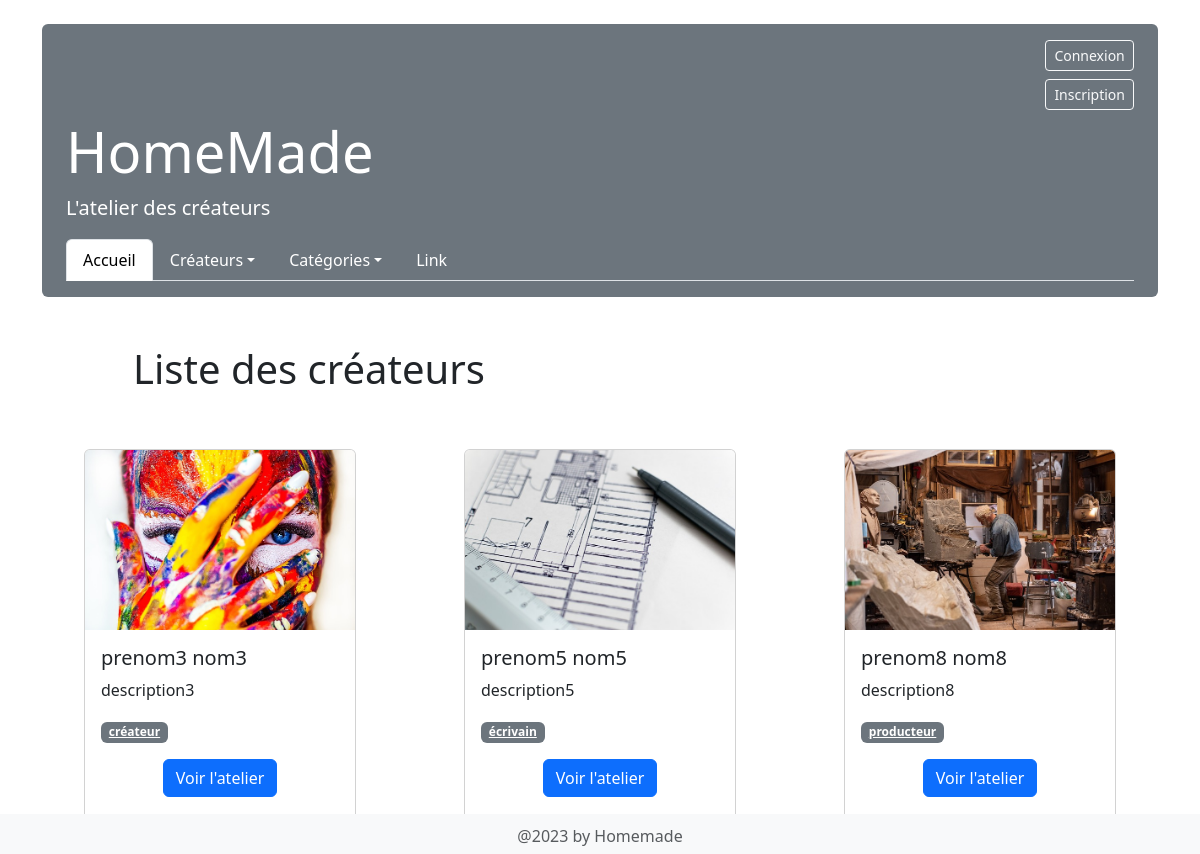
The app's page /creators with its own data.
### tables this page shows
CREATE TABLE `creator` (
  `id` int(11) NOT NULL AUTO_INCREMENT,
  `lastname` varchar(40) NOT NULL,
  `firstname` varchar(40) NOT NULL,
  `brand` varchar(40) DEFAULT NULL,
  `photo` varchar(200) DEFAULT NULL,
  `image` varchar(200) DEFAULT NULL,
  `site_perso` varchar(200) DEFAULT NULL,
  `link_fb` varchar(200) DEFAULT NULL,
  `link_insta` varchar(200) DEFAULT NULL,
  `email` varchar(200) DEFAULT NULL,
  `phone` varchar(10) DEFAULT NULL,
  `description` varchar(200) DEFAULT NULL,
  `status` enum('pending','validated','rejected') NOT NULL DEFAULT 'pending',
  `created_at` timestamp NOT NULL DEFAULT CURRENT_TIMESTAMP,
  `updated_at` timestamp NULL DEFAULT CURRENT_TIMESTAMP ON UPDATE CURRENT_TIMESTAMP,
  `deleted_at` timestamp NULL DEFAULT NULL,
  PRIMARY KEY (`id`),
  UNIQUE KEY `email` (`email`)  
);

### src/Service/View.php (called while the page is built, shortened)
<?php
class View
{
    private static $TEMPLATE_PATH = __DIR__ . "/../template/";
    public static function returnTemplate(string $templateName, array $vars = []): string|false
    {
        if (file_exists(self::$TEMPLATE_PATH . $templateName . ".php")) {
            extract($vars);
            include(self::$TEMPLATE_PATH . $templateName . ".php");
            $template = ob_get_clean();
        } else {
            throw new Exception("Aucun template trouvé pour le nom " . $templateName, 20);
        }
        return $template;
    }
    public static function generateUrl($routeName, $routeArgs = []): string
    {
        return Router::generate($routeName, $routeArgs);
    }
}

### src/Controller/Creator/CreatorIndexController.php (called while the page is built, shortened)
<?php
class CreatorIndexController extends BaseController
{
    public function index(): string|false
    {
        $creators = Creator::findAll();
        return View::returnTemplate('creator/creators', [
            'creators' => $creators,
        ]);
    }
}

### src/Service/Router.php (called while the page is built, shortened)
<?php
class Router
{
    public $currentPath;
    public $currentMethod;
    private static $routes = [
        "main_index" => [
            "",
            "GET",
            "MainController",
            "index"
        ],
        "user_register" => [
            "register",
            "GET|POST",
            "User\RegisterController",
            "register"
        ],
        "user_login" => [
            "login",
            "GET|POST",
            "User\LoginController",
            "login"
        ],
        "user_logout" => [
            "logout",
            "GET",
            "User\LogoutController",
            "logout"
        ],
        "user_emailConfirmation" => [
            "emailConfirmation:token",
            "GET",
            "User\EmailConfirmationController",
            "emailConfirmation"
        ],
        "user_forgotPassword" => [
            "forgotPassword",
            "GET|POST",
            "User\ForgotPasswordController",
            "forgotPassword"
        ],
        "user_resetPassword" => [
            "resetPassword:token",
            "GET|POST",
            "User\ResetPasswordController",
            "resetPassword"
        ],
        "creator_creators" => [
            "creators",
            "GET",
            "Creator\CreatorIndexController",
            "index"
        ],
    ];
    public function __construct(string $currentPath, string $currentMethod)
    {
        $this->currentPath = $currentPath;
        $this->currentMethod = $currentMethod;
    }
    public function dispatch()
    {
        $routeFound = null;
        $matchedValues = [];
        foreach (self::$routes as $routeData) {
            $routePath = $routeData[0];
            $routeAllowedMethod = $routeData[1];
            $pattern = str_replace('/', '\\/', $routePath);
            $pattern = preg_replace('#:' . self::PARAM_REGEX . '#', '(?<$1>[^\/]+)', $pattern);
            if (preg_match('#^\/' . $pattern . '\/?$#', $this->currentPath, $matchedValues) && preg_match("/{$this->currentMethod}/", $routeAllowedMethod)) {
                $routeFound = $routeData;
                break;
            }
        }
        foreach (self::$routes as $routeData) {
            $routePath = $routeData[0];
            $routeAllowedMethod = $routeData[1];
            $pattern = preg_replace(
                '/\//',
                '\\/',
                $routePath
            );
            $pattern = preg_replace(
                self::PARAM_REGEX,
                '(?<$1>[^\/]+)',
                $pattern ?? ''
            );
            $pattern = '/^\/' . $pattern . '\/?$/';
            $pathMatch = preg_match($pattern, $this->currentPath, $matchedValues);
            if ($pathMatch) {
                if (preg_match("/{$this->currentMethod}/", $routeAllowedMethod)) {
                    $routeFound = $routeData;
                    break;
                }
            }
        }
        $method = $routeFound[3];
        $controller = new $controller();
        $result = $controller->$method($matchedValues);
        return $result;
    }
    public static function generate($routeName, $routeArgs = []): string
    {
        $route = self::$routes[$routeName];
        $routePath = $route[0];
        $routeHasParam = preg_match(self::PARAM_REGEX, $routePath, $matchedParams);
        return '/' . $routePath;
    }
}

### src/Service/PDOConnector.php (called while the page is built, shortened)
<?php
class PDOConnector
{
    private static $instance = null;
    private $connection;
    private function __construct()
    {
        try {
            $this->connection = new PDO(
                "mysql:host=" . DATABASE_HOST . ";dbname=" . DATABASE_NAME . "",
                DATABASE_USER,
                DATABASE_ROOT_PASSWORD,
            );
            $this->connection->setAttribute(PDO::ATTR_ERRMODE, PDO::ERRMODE_EXCEPTION);
            $this->connection->setAttribute(PDO::ATTR_EMULATE_PREPARES, false);
        } catch (PDOException $e) {
            print "Erreur !: " . $e->getMessage() . "<br/>";
            die();
        }
    }
    public static function getInstance(): self
    {
        if (is_null(self::$instance)) {
            self::$instance = new PDOConnector();
        }
        return self::$instance;
    }
    public function query($query, array $args = [])
    {
        if ($args !== []) {
            $sth = $this->connection->prepare($query);
            $sth->execute($args);
            if ($sth->errorInfo()[0] != '00000') {
                throw new Exception($sth->errorInfo()[1], $sth->errorInfo()[0]);
            }
            return $this->connection->lastInsertId() !== "0" ? [$sth, $this->connection->lastInsertId()] : [$sth];
        } else {
            return $this->connection->query($query);
        }
    }
}

### src/Model/Creator.php (called while the page is built, shortened)
<?php
class Creator
{
    protected $id;
    protected $lastname;
    protected $firstname;
    protected $image;
    protected $description;
    protected $categories = [];
    public function getId(): int
    {
        return $this->id;
    }
    public function getFullName(): string
    {
        return $this->firstname . ' ' . $this->lastname;
    }
    public function getImage(): string
    {
        return $this->image;
    }
    public function getDescription(): string
    {
        return $this->description;
    }
    public function getCategories(): array
    {
        return (array) $this->categories;
    }
    public static function findAll(): array
    {
        $pdo = PDOConnector::getInstance();
        $request = $pdo->query("
            SELECT creator.*, GROUP_CONCAT(category.name) AS categories
            FROM creator
            JOIN category_creator ON creator.id = category_creator.id_creator
            JOIN category ON category_creator.id_category = category.id
            WHERE creator.status = 'validated'
            GROUP BY creator.id
            ORDER BY creator.created_at DESC
        "
        );
        return $request->fetchAll(PDO::FETCH_CLASS, self::class);
    }
}

### src/template/creator/creators.php (the view)
<?php include __DIR__ . '/../partials/header.php'?>
<section class="row mt-5 mb-5 w-100">
    <div class="col-6">
        <h1 class="text-center">Liste des créateurs</h1>
    </div>
</section>
<div class="row d-flex justify-content-around">
<?php if (isset($creators)): ?>
    <?php foreach ($creators as $key => $creator):
        ?>
        <div class="card mb-4 px-0" style="width: 17rem;">
            <img src="/assets/images/<?=$creator->getImage()?>" class="card-img-top w-100" alt="<?=$creator->getImage()?>">
            <div class="card-body">
                <h5 class="card-title"><?=$creator->getFullName()?></h5>
                <p class="card-text"><?=$creator->getDescription()?></p>
                <?php foreach ($creator->getCategories() as $category): ?>
                    <?php $categories = explode(',', $category);?>
                    <?php foreach ($categories as $category): ?>
                        <a href="/category/<?=$category?>" class="badge bg-secondary"><?=$category?></a>
                    <?php endforeach;?>
                <?php endforeach;?>
                <div class="card-body text-center">
                <a href="/creator/<?=$creator->getId()?>" class="btn btn-primary text-center">Voir l'atelier</a>
                </div>
            </div>
        </div>
    <?php endforeach;?>
<?php endif;?>
</div>
<?php include __DIR__ . '/../partials/footer.php'?>

### src/template/partials/header.php (shortened to what this page needs)
<?php
$loginRoute = View::generateUrl('user_login');
$registerRoute = View::generateUrl('user_register');
$logoutRoute = View::generateUrl('user_logout');
$homeRoute = View::generateUrl('main_index');
?>
<!doctype html>
<html lang="fr">
<head>
  <link href="https://cdn.jsdelivr.net/npm/bootstrap@5.3.0-alpha2/dist/css/bootstrap.min.css" rel="stylesheet">
  <link rel="stylesheet" href="/assets/css/style.css">
</head>
<?php
$page = $_GET['page'] ?? 'home';
?>
<body>
  <main class="container">
    <div class="mt-4 py-3 px-4 bg-secondary text-white rounded">
      <div class="d-flex justify-content-between">
        <div class="d-flex justify-content-end flex-column">
          <div class="col-6 pb-2 w-100">
            <?php if (!isset($_SESSION['user'])) : ?>
              <a href="<?= $loginRoute ?>" class="btn btn-sm btn-outline-light btn-lg btn-block">Connexion</a>
            <?php else : ?>
              <a href="<?= $logoutRoute ?>" class="btn btn-sm btn-outline-light btn-lg btn-block">Déconnexion</a>
            <?php endif; ?>
          </div>
          <div class="col-6 pb-2 w-100">
            <?php if (!isset($_SESSION['user'])) : ?>
              <a href="<?= $registerRoute ?>" class="btn btn-sm btn-outline-light btn-lg btn-block">Inscription</a>
            <?php else : ?>
              <a href="/profile" class="btn btn-sm btn-outline-light btn-lg btn-block">Mon compte</a>
            <?php endif; ?>
          </div>
        </div>
      </div>
      <div>
        <h1 class="display-4">HomeMade</h1>
        <p class="lead">L'atelier des créateurs</p>
        <ul class="nav nav-tabs">
          <li class="nav-item">
            <a class="nav-link <?php if ($page === 'home') echo 'active'; ?>" aria-current="page" href="<?= $homeRoute ?>">Accueil</a>
          </li>
          <li class="nav-item dropdown">
            <a class="nav-link text-white dropdown-toggle" data-bs-toggle="dropdown" href="#" role="button" aria-expanded="false">Créateurs</a>
          </li>
          <li class="nav-item dropdown">
            <a class="nav-link text-white dropdown-toggle" data-bs-toggle="dropdown" href="#" role="button" aria-expanded="false">Catégories</a>
          </li>
          <li class="nav-item">
            <a class="nav-link text-white" href="#">Link</a>
          </li>
        </ul>
      </div>
    </div>

### src/template/partials/footer.php (shortened to what this page needs)
</main>
<footer class="footer fixed-bottom bg-light" style="height: 40px; padding-top: 10px;">
  <div class="container text-center">
    <span class="text-muted">@2023 by Homemade</span>
  </div>
</footer>
</body>
</html>

### public/index.php (shortened to what this page needs)
<?php
$router = new Router($_SERVER['REQUEST_URI'], $_SERVER['REQUEST_METHOD']);
try {
    $result = $router->dispatch();
} catch (\Throwable $th) {
    if (get_class($th) === "Exception") {
        var_dump($th);
    }
    if (get_class($th) === "Error") {
        var_dump($th);
        die;
    }
}
echo $result;

### records on screen
creator: image (picture), $creator->getFullName() "prenom3 nom3", description "description3", category "créateur"
creator: image (picture), $creator->getFullName() "prenom5 nom5", description "description5", category "écrivain"
creator: image (picture), $creator->getFullName() "prenom8 nom8", description "description8", category "producteur"
